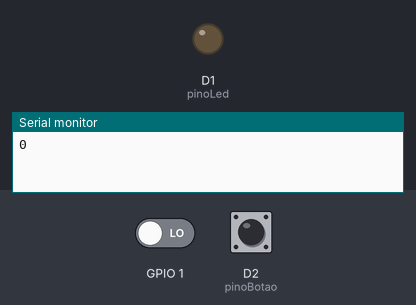
Bench run of a sketch on a simulated ESP8266 (NodeMCU). On the bench: output pins drawn as LEDs (lit = HIGH), the last lines printed to the serial monitor. Inputs (shaded band) come from the test bench; at power-on: GPIO 1 LOW, D2 (pinoBotao) HIGH.

Above: at 0.1 s.
At 0.6 s:
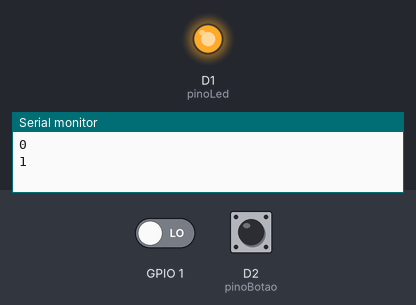
Timing chart, 0 to 2.1 s (numbered marks = the images above):
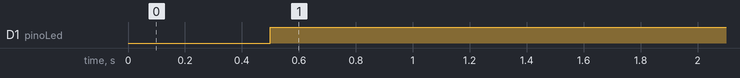

The sketch:

sketch_testepushbutton_ledsemret_debounce.ino
```cpp
const int pinoBotao = D2; //PINO DIGITAL UTILIZADO PELO PUSH BUTTON
const int pinoLed = D1; //PINO DIGITAL UTILIZADO PELO LED

int buttonState = LOW; //this variable tracks the state of the button, low if not pressed, high if pressed
int ledState = -1; //this variable tracks the state of the LED, negative if off, positive if on

long lastDebounceTime = 0;  // the last time the output pin was toggled
long debounceDelay = 400;    // the debounce time; increase if the output flickers

void setup() {
pinMode(pinoBotao, INPUT_PULLUP); //DEFINE O PINO COMO ENTRADA / "_PULLUP" É PARA ATIVAR O RESISTOR INTERNO
  //DO ARDUINO PARA GARANTIR QUE NÃO EXISTA FLUTUAÇÃO ENTRE 0 (LOW) E 1 (HIGH)
pinMode(pinoLed, OUTPUT); //DEFINE O PINO COMO SAÍDA
digitalWrite(pinoLed, LOW); //LED INICIA DESLIGADO
Serial.begin(115200);
//ConfigDisplay();
}
void loop(){
  buttonState = digitalRead(pinoBotao);
  Serial.println(digitalRead(D1));
  delay(500);

  if ( (millis() - lastDebounceTime) > debounceDelay) {
    if((digitalRead(buttonState) == HIGH)){ //SE A LEITURA DO PINO FOR IGUAL A LOW, FAZ
        digitalWrite(pinoLed, LOW); //APAGA O LED
        Serial.println(digitalRead(D1));
        delay(500);
    }
    else { //SENÃO, FAZ
        digitalWrite(pinoLed, HIGH); //ACENDE O LED
        Serial.println(digitalRead(D1));
        delay(500);
    }

  }
  //mostrar_estado_botao();
}
```

Measured:
- by itself, D1 (pinoLed): LOW → HIGH at 0.50 s
